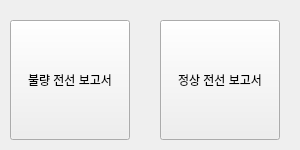
<?xml version="1.0" encoding="UTF-8"?>
<ui version="4.0">
 <class>Form</class>
 <widget class="QWidget" name="Form">
  <property name="geometry">
   <rect>
    <x>0</x>
    <y>0</y>
    <width>300</width>
    <height>150</height>
   </rect>
  </property>
  <property name="minimumSize">
   <size>
    <width>300</width>
    <height>150</height>
   </size>
  </property>
  <property name="maximumSize">
   <size>
    <width>300</width>
    <height>16777215</height>
   </size>
  </property>
  <property name="windowTitle">
   <string>Form</string>
  </property>
  <widget class="QPushButton" name="pushButton">
   <property name="geometry">
    <rect>
     <x>10</x>
     <y>20</y>
     <width>120</width>
     <height>120</height>
    </rect>
   </property>
   <property name="text">
    <string>불량 전선 보고서</string>
   </property>
  </widget>
  <widget class="QPushButton" name="pushButton_2">
   <property name="geometry">
    <rect>
     <x>160</x>
     <y>20</y>
     <width>120</width>
     <height>120</height>
    </rect>
   </property>
   <property name="text">
    <string>정상 전선 보고서</string>
   </property>
  </widget>
 </widget>
 <resources/>
 <connections/>
</ui>
